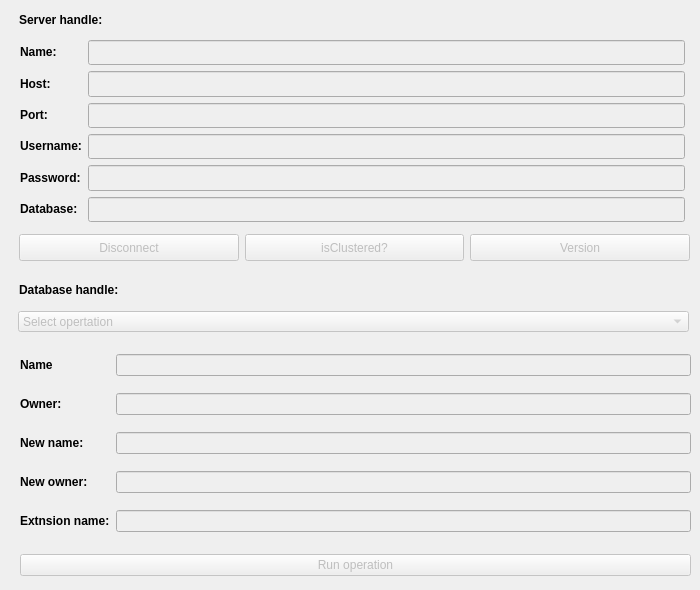
    <widget class="QWidget" name="databaseTab">
     <attribute name="title">
      <string>Database Management</string>
     </attribute>
     <widget class="QWidget" name="gridLayoutWidget">
      <property name="geometry">
       <rect>
        <x>20</x>
        <y>40</y>
        <width>671</width>
        <height>182</height>
       </rect>
      </property>
      <layout class="QGridLayout" name="gridLayout">
       <item row="0" column="0">
        <widget class="QLabel" name="label_42">
         <property name="text">
          <string>&lt;html&gt;&lt;head/&gt;&lt;body&gt;&lt;p&gt;&lt;span style=&quot; font-weight:600;&quot;&gt;Name:&lt;/span&gt;&lt;/p&gt;&lt;/body&gt;&lt;/html&gt;</string>
         </property>
        </widget>
       </item>
       <item row="5" column="2">
        <widget class="QLineEdit" name="dbConnect">
         <property name="enabled">
          <bool>false</bool>
         </property>
         <property name="sizePolicy">
          <sizepolicy hsizetype="Expanding" vsizetype="Expanding">
           <horstretch>0</horstretch>
           <verstretch>0</verstretch>
          </sizepolicy>
         </property>
        </widget>
       </item>
       <item row="4" column="0">
        <widget class="QLabel" name="label_17">
         <property name="sizePolicy">
          <sizepolicy hsizetype="Fixed" vsizetype="Fixed">
           <horstretch>0</horstretch>
           <verstretch>0</verstretch>
          </sizepolicy>
         </property>
         <property name="text">
          <string>&lt;html&gt;&lt;head/&gt;&lt;body&gt;&lt;p&gt;&lt;span style=&quot; font-weight:600;&quot;&gt;Password:&lt;/span&gt;&lt;/p&gt;&lt;/body&gt;&lt;/html&gt;</string>
         </property>
        </widget>
       </item>
       <item row="2" column="0">
        <widget class="QLabel" name="label_8">
         <property name="sizePolicy">
          <sizepolicy hsizetype="Fixed" vsizetype="Fixed">
           <horstretch>0</horstretch>
           <verstretch>0</verstretch>
          </sizepolicy>
         </property>
         <property name="text">
          <string>&lt;html&gt;&lt;head/&gt;&lt;body&gt;&lt;p&gt;&lt;span style=&quot; font-weight:600;&quot;&gt;Port:&lt;/span&gt;&lt;/p&gt;&lt;/body&gt;&lt;/html&gt;</string>
         </property>
        </widget>
       </item>
       <item row="1" column="2">
        <widget class="QLineEdit" name="hostField">
         <property name="enabled">
          <bool>false</bool>
         </property>
         <property name="sizePolicy">
          <sizepolicy hsizetype="Expanding" vsizetype="Expanding">
           <horstretch>0</horstretch>
           <verstretch>0</verstretch>
          </sizepolicy>
         </property>
         <property name="toolTip">
          <string>Enter server IP {Leave blacnk for localhost}</string>
         </property>
         <property name="text">
          <string/>
         </property>
        </widget>
       </item>
       <item row="1" column="0" alignment="Qt::AlignLeft|Qt::AlignVCenter">
        <widget class="QLabel" name="label_7">
         <property name="sizePolicy">
          <sizepolicy hsizetype="Fixed" vsizetype="Fixed">
           <horstretch>0</horstretch>
           <verstretch>0</verstretch>
          </sizepolicy>
         </property>
         <property name="text">
          <string>&lt;html&gt;&lt;head/&gt;&lt;body&gt;&lt;p&gt;&lt;span style=&quot; font-weight:600;&quot;&gt;Host:&lt;/span&gt;&lt;/p&gt;&lt;/body&gt;&lt;/html&gt;</string>
         </property>
        </widget>
       </item>
       <item row="3" column="0">
        <widget class="QLabel" name="label_12">
         <property name="sizePolicy">
          <sizepolicy hsizetype="Fixed" vsizetype="Fixed">
           <horstretch>0</horstretch>
           <verstretch>0</verstretch>
          </sizepolicy>
         </property>
         <property name="text">
          <string>&lt;html&gt;&lt;head/&gt;&lt;body&gt;&lt;p&gt;&lt;span style=&quot; font-weight:600;&quot;&gt;Username:&lt;/span&gt;&lt;/p&gt;&lt;/body&gt;&lt;/html&gt;</string>
         </property>
        </widget>
       </item>
       <item row="2" column="3">
        <widget class="Line" name="line_22">
         <property name="orientation">
          <enum>Qt::Horizontal</enum>
         </property>
        </widget>
       </item>
       <item row="3" column="2">
        <widget class="QLineEdit" name="userField">
         <property name="enabled">
          <bool>false</bool>
         </property>
         <property name="sizePolicy">
          <sizepolicy hsizetype="Expanding" vsizetype="Expanding">
           <horstretch>0</horstretch>
           <verstretch>0</verstretch>
          </sizepolicy>
         </property>
         <property name="toolTip">
          <string>Enter server default username {Leave blank to use default username}}</string>
         </property>
        </widget>
       </item>
       <item row="4" column="2">
        <widget class="QLineEdit" name="passField">
         <property name="enabled">
          <bool>false</bool>
         </property>
         <property name="sizePolicy">
          <sizepolicy hsizetype="Expanding" vsizetype="Expanding">
           <horstretch>0</horstretch>
           <verstretch>0</verstretch>
          </sizepolicy>
         </property>
         <property name="toolTip">
          <string>Enter server default password {MUST BE SUPPLIED}</string>
         </property>
         <property name="echoMode">
          <enum>QLineEdit::Password</enum>
         </property>
        </widget>
       </item>
       <item row="5" column="0">
        <widget class="QLabel" name="label_26">
         <property name="sizePolicy">
          <sizepolicy hsizetype="Fixed" vsizetype="Fixed">
           <horstretch>0</horstretch>
           <verstretch>0</verstretch>
          </sizepolicy>
         </property>
         <property name="text">
          <string>&lt;html&gt;&lt;head/&gt;&lt;body&gt;&lt;p&gt;&lt;span style=&quot; font-weight:600;&quot;&gt;Database:&lt;/span&gt;&lt;/p&gt;&lt;/body&gt;&lt;/html&gt;</string>
         </property>
        </widget>
       </item>
       <item row="2" column="2">
        <widget class="QLineEdit" name="portField">
         <property name="enabled">
          <bool>false</bool>
         </property>
         <property name="sizePolicy">
          <sizepolicy hsizetype="Expanding" vsizetype="Expanding">
           <horstretch>0</horstretch>
           <verstretch>0</verstretch>
          </sizepolicy>
         </property>
         <property name="toolTip">
          <string>Enter server port {Leave blank for 5432}</string>
         </property>
         <property name="text">
          <string/>
         </property>
        </widget>
       </item>
       <item row="0" column="2">
        <widget class="QLineEdit" name="serverName">
         <property name="enabled">
          <bool>false</bool>
         </property>
         <property name="sizePolicy">
          <sizepolicy hsizetype="Expanding" vsizetype="Expanding">
           <horstretch>0</horstretch>
           <verstretch>0</verstretch>
          </sizepolicy>
         </property>
         <property name="maximumSize">
          <size>
           <width>16777215</width>
           <height>16777215</height>
          </size>
         </property>
        </widget>
       </item>
      </layout>
     </widget>
     <widget class="QWidget" name="gridLayoutWidget_3">
      <property name="geometry">
       <rect>
        <x>20</x>
        <y>343</y>
        <width>671</width>
        <height>201</height>
       </rect>
      </property>
      <layout class="QGridLayout" name="gridLayout_3">
       <item row="0" column="0">
        <widget class="QLabel" name="label_9">
         <property name="text">
          <string>&lt;html&gt;&lt;head/&gt;&lt;body&gt;&lt;p&gt;&lt;span style=&quot; font-weight:600;&quot;&gt;Name&lt;/span&gt;&lt;/p&gt;&lt;/body&gt;&lt;/html&gt;</string>
         </property>
        </widget>
       </item>
       <item row="0" column="1">
        <widget class="QLineEdit" name="dbName">
         <property name="enabled">
          <bool>false</bool>
         </property>
         <property name="sizePolicy">
          <sizepolicy hsizetype="Expanding" vsizetype="Fixed">
           <horstretch>0</horstretch>
           <verstretch>0</verstretch>
          </sizepolicy>
         </property>
         <property name="toolTip">
          <string>Enter database name</string>
         </property>
         <property name="text">
          <string/>
         </property>
        </widget>
       </item>
       <item row="1" column="0">
        <widget class="QLabel" name="label_3">
         <property name="text">
          <string>&lt;html&gt;&lt;head/&gt;&lt;body&gt;&lt;p&gt;&lt;span style=&quot; font-weight:600;&quot;&gt;Owner:&lt;/span&gt;&lt;/p&gt;&lt;/body&gt;&lt;/html&gt;</string>
         </property>
        </widget>
       </item>
       <item row="2" column="1">
        <widget class="QLineEdit" name="dbNewName">
         <property name="enabled">
          <bool>false</bool>
         </property>
        </widget>
       </item>
       <item row="4" column="1">
        <widget class="QLineEdit" name="exName">
         <property name="enabled">
          <bool>false</bool>
         </property>
         <property name="sizePolicy">
          <sizepolicy hsizetype="Expanding" vsizetype="Fixed">
           <horstretch>0</horstretch>
           <verstretch>0</verstretch>
          </sizepolicy>
         </property>
         <property name="toolTip">
          <string>Enter extension name</string>
         </property>
         <property name="text">
          <string/>
         </property>
        </widget>
       </item>
       <item row="2" column="0">
        <widget class="QLabel" name="label_24">
         <property name="text">
          <string>&lt;html&gt;&lt;head/&gt;&lt;body&gt;&lt;p&gt;&lt;span style=&quot; font-weight:600;&quot;&gt;New name:&lt;/span&gt;&lt;/p&gt;&lt;/body&gt;&lt;/html&gt;</string>
         </property>
        </widget>
       </item>
       <item row="4" column="0">
        <widget class="QLabel" name="label_25">
         <property name="text">
          <string>&lt;html&gt;&lt;head/&gt;&lt;body&gt;&lt;p&gt;&lt;span style=&quot; font-weight:600;&quot;&gt;Extnsion name:&lt;/span&gt;&lt;/p&gt;&lt;/body&gt;&lt;/html&gt;</string>
         </property>
        </widget>
       </item>
       <item row="1" column="1">
        <widget class="QLineEdit" name="dbOwner">
         <property name="enabled">
          <bool>false</bool>
         </property>
         <property name="sizePolicy">
          <sizepolicy hsizetype="Expanding" vsizetype="Fixed">
           <horstretch>0</horstretch>
           <verstretch>0</verstretch>
          </sizepolicy>
         </property>
        </widget>
       </item>
       <item row="3" column="0">
        <widget class="QLabel" name="label_10">
         <property name="text">
          <string>&lt;html&gt;&lt;head/&gt;&lt;body&gt;&lt;p&gt;&lt;span style=&quot; font-weight:600;&quot;&gt;New owner:&lt;/span&gt;&lt;/p&gt;&lt;/body&gt;&lt;/html&gt;</string>
         </property>
        </widget>
       </item>
       <item row="3" column="1">
        <widget class="QLineEdit" name="dbNewOwner">
         <property name="enabled">
          <bool>false</bool>
         </property>
        </widget>
       </item>
      </layout>
     </widget>
     <widget class="QWidget" name="verticalLayoutWidget_3">
      <property name="geometry">
       <rect>
        <x>19</x>
        <y>10</y>
        <width>671</width>
        <height>21</height>
       </rect>
      </property>
      <layout class="QVBoxLayout" name="verticalLayout_3">
       <item>
        <widget class="QLabel" name="label">
         <property name="text">
          <string>&lt;html&gt;&lt;head/&gt;&lt;body&gt;&lt;p&gt;&lt;span style=&quot; font-weight:600;&quot;&gt;Server handle:&lt;/span&gt;&lt;/p&gt;&lt;/body&gt;&lt;/html&gt;</string>
         </property>
        </widget>
       </item>
      </layout>
     </widget>
     <widget class="QWidget" name="verticalLayoutWidget_4">
      <property name="geometry">
       <rect>
        <x>19</x>
        <y>280</y>
        <width>671</width>
        <height>21</height>
       </rect>
      </property>
      <layout class="QVBoxLayout" name="verticalLayout_4">
       <item>
        <widget class="QLabel" name="label_2">
         <property name="text">
          <string>&lt;html&gt;&lt;head/&gt;&lt;body&gt;&lt;p&gt;&lt;span style=&quot; font-weight:600;&quot;&gt;Database handle:&lt;/span&gt;&lt;/p&gt;&lt;/body&gt;&lt;/html&gt;</string>
         </property>
        </widget>
       </item>
      </layout>
     </widget>
     <widget class="QComboBox" name="dbOptions">
      <property name="enabled">
       <bool>false</bool>
      </property>
      <property name="geometry">
       <rect>
        <x>18</x>
        <y>311</y>
        <width>671</width>
        <height>21</height>
       </rect>
      </property>
      <item>
       <property name="text">
        <string>Select opertation</string>
       </property>
      </item>
      <item>
       <property name="text">
        <string>Create database</string>
       </property>
      </item>
      <item>
       <property name="text">
        <string>Alter database</string>
       </property>
      </item>
      <item>
       <property name="text">
        <string>Drop database</string>
       </property>
      </item>
      <item>
       <property name="text">
        <string>Create extension</string>
       </property>
      </item>
      <item>
       <property name="text">
        <string>Drop extension</string>
       </property>
      </item>
     </widget>
     <widget class="QWidget" name="horizontalLayoutWidget_3">
      <property name="geometry">
       <rect>
        <x>20</x>
        <y>550</y>
        <width>671</width>
        <height>31</height>
       </rect>
      </property>
      <layout class="QHBoxLayout" name="horizontalLayout_3">
       <item>
        <widget class="QPushButton" name="dbRun">
         <property name="enabled">
          <bool>false</bool>
         </property>
         <property name="text">
          <string>Run operation</string>
         </property>
        </widget>
       </item>
      </layout>
     </widget>
     <widget class="QWidget" name="horizontalLayoutWidget_6">
      <property name="geometry">
       <rect>
        <x>19</x>
        <y>234</y>
        <width>671</width>
        <height>27</height>
       </rect>
      </property>
      <layout class="QHBoxLayout" name="horizontalLayout_6">
       <item>
        <widget class="QPushButton" name="disconnectButton">
         <property name="enabled">
          <bool>false</bool>
         </property>
         <property name="sizePolicy">
          <sizepolicy hsizetype="Expanding" vsizetype="Expanding">
           <horstretch>0</horstretch>
           <verstretch>0</verstretch>
          </sizepolicy>
         </property>
         <property name="text">
          <string>Disconnect</string>
         </property>
        </widget>
       </item>
       <item>
        <widget class="QPushButton" name="isClustered">
         <property name="enabled">
          <bool>false</bool>
         </property>
         <property name="sizePolicy">
          <sizepolicy hsizetype="Expanding" vsizetype="Expanding">
           <horstretch>0</horstretch>
           <verstretch>0</verstretch>
          </sizepolicy>
         </property>
         <property name="text">
          <string>isClustered?</string>
         </property>
        </widget>
       </item>
       <item>
        <widget class="QPushButton" name="serverVersion">
         <property name="enabled">
          <bool>false</bool>
         </property>
         <property name="sizePolicy">
          <sizepolicy hsizetype="Expanding" vsizetype="Expanding">
           <horstretch>0</horstretch>
           <verstretch>0</verstretch>
          </sizepolicy>
         </property>
         <property name="text">
          <string>Version</string>
         </property>
        </widget>
       </item>
      </layout>
     </widget>
    </widget>
